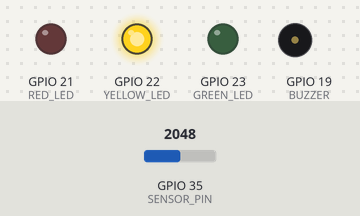
Recording of a sketch running on a simulated ESP32. Parts: output pins drawn as LEDs (lit = HIGH), buzzer (waves = sounding, pin HIGH). The test bench sets the inputs (shaded band); at power-on: GPIO 35 (SENSOR_PIN) = 2048. WiFi joins after 1.5 s; servers stay silent unless stated; web services answer with replies made up by the test bench; what the sketch prints to the serial monitor is not drawn.

Above: at 2.7 s.
2.8 s: GPIO 35 (SENSOR_PIN) set to 2644
4.7 s: GPIO 35 (SENSOR_PIN) set to 2718
At 6.3 s:
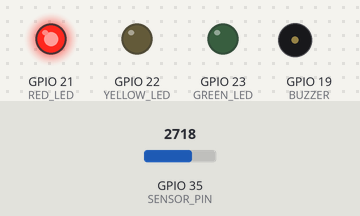
8.8 s: GPIO 35 (SENSOR_PIN) set to 491
At 10.2 s:
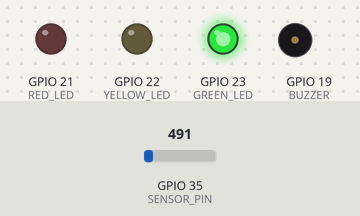
10.7 s: GPIO 35 (SENSOR_PIN) set to 827
12.4 s: GPIO 35 (SENSOR_PIN) set to 927
At 13.8 s:
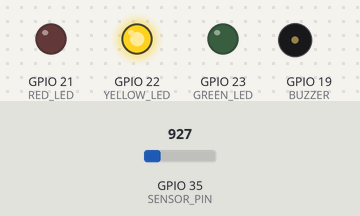
16.5 s: GPIO 35 (SENSOR_PIN) set to 460
At 18.1 s:
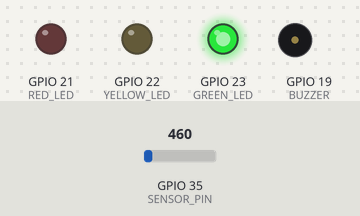
Timing chart, 0 to 19.6 s (numbered marks = the images above; inputs shaded):
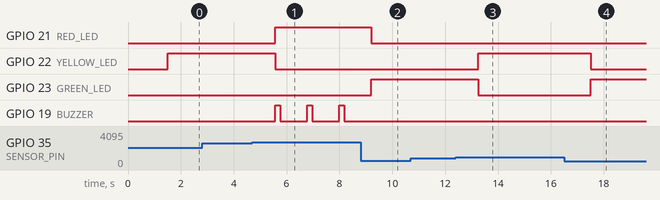

The sketch:

smart_home_energy_monitoring.ino
```cpp
#include <WiFi.h>
#include <HTTPClient.h>

// =====================================================
// WIFI CREDENTIALS
// =====================================================
const char* ssid = "Wokwi-GUEST";
const char* password = "";

// =====================================================
// THINGSPEAK DETAILS
// =====================================================
String apiKey = "LSOSREQUEM282JS9";
const char* server = "http://api.thingspeak.com/update";

// =====================================================
// PIN DEFINITIONS
// =====================================================
#define GREEN_LED 23
#define YELLOW_LED 22
#define RED_LED 21
#define BUZZER 19
#define SENSOR_PIN 35

// =====================================================
// VARIABLES
// =====================================================
float voltage = 230.0;
float current = 0.0;
float power = 0.0;
float energy = 0.0;
float cost = 0.0;

String statusMessage = "";

// Alert Value for ThingSpeak
int alertValue = 0;

// Cost per electricity unit
float ratePerUnit = 8.0;

// Timers
unsigned long previousMillis = 0;
unsigned long lastThingSpeakUpdate = 0;

void setup() {

  Serial.begin(115200);

  // Pin Modes
  pinMode(GREEN_LED, OUTPUT);
  pinMode(YELLOW_LED, OUTPUT);
  pinMode(RED_LED, OUTPUT);
  pinMode(BUZZER, OUTPUT);

  // LEDs OFF initially
  digitalWrite(GREEN_LED, LOW);
  digitalWrite(YELLOW_LED, LOW);
  digitalWrite(RED_LED, LOW);
  digitalWrite(BUZZER, LOW);

  // =====================================================
  // CONNECT TO WIFI
  // =====================================================
  Serial.print("Connecting to WiFi");

  WiFi.begin(ssid, password);

  while (WiFi.status() != WL_CONNECTED) {
    delay(500);
    Serial.print(".");
  }

  Serial.println("\nWiFi Connected Successfully!");
  Serial.print("IP Address: ");
  Serial.println(WiFi.localIP());

  Serial.println("\n====================================");
  Serial.println(" SMART HOME ENERGY MONITORING ");
  Serial.println("====================================");
}

void loop() {

  // =====================================================
  // SENSOR READING
  // =====================================================
  int sensorValue = analogRead(SENSOR_PIN);

  // Convert potentiometer to current (0–10A)
  current = (sensorValue / 4095.0) * 10.0;

  // =====================================================
  // POWER CALCULATION
  // =====================================================

  power = voltage * current;

  // =====================================================
  // ENERGY CALCULATION
  // =====================================================

  unsigned long currentMillis = millis();

  float hoursPassed =
      (currentMillis - previousMillis) / 3600000.0;

  previousMillis = currentMillis;

  energy += (power * hoursPassed) / 1000.0;

  // =====================================================
  // COST CALCULATION
  // =====================================================

  cost = energy * ratePerUnit;

  // =====================================================
  // ALERT LOGIC
  // =====================================================

  // LOW USAGE
  if (power < 500) {

    digitalWrite(GREEN_LED, HIGH);
    digitalWrite(YELLOW_LED, LOW);
    digitalWrite(RED_LED, LOW);
    digitalWrite(BUZZER, LOW);

    statusMessage = "Normal Usage";
    alertValue = 1;
  }

  // MEDIUM USAGE
  else if (power >= 500 && power <= 1500) {

    digitalWrite(GREEN_LED, LOW);
    digitalWrite(YELLOW_LED, HIGH);
    digitalWrite(RED_LED, LOW);
    digitalWrite(BUZZER, LOW);

    statusMessage = "Moderate Usage";
    alertValue = 2;
  }

  // HIGH USAGE
  else {

    digitalWrite(GREEN_LED, LOW);
    digitalWrite(YELLOW_LED, LOW);
    digitalWrite(RED_LED, HIGH);

    // Buzzer Alert
    digitalWrite(BUZZER, HIGH);
    delay(200);
    digitalWrite(BUZZER, LOW);

    statusMessage = "HIGH ENERGY ALERT";
    alertValue = 3;
  }

  // =====================================================
  // SERIAL MONITOR
  // =====================================================

  Serial.println("\n========== ENERGY REPORT ==========");

  Serial.print("Voltage: ");
  Serial.print(voltage);
  Serial.println(" V");

  Serial.print("Current: ");
  Serial.print(current, 2);
  Serial.println(" A");

  Serial.print("Power: ");
  Serial.print(power, 2);
  Serial.println(" W");

  Serial.print("Energy Used: ");
  Serial.print(energy, 4);
  Serial.println(" kWh");

  Serial.print("Estimated Cost: ₹");
  Serial.println(cost, 2);

  Serial.print("Status: ");
  Serial.println(statusMessage);

  Serial.println("===================================");

  // =====================================================
  // SEND DATA TO THINGSPEAK
  // =====================================================

  if (millis() - lastThingSpeakUpdate >= 16000) {

    if (WiFi.status() == WL_CONNECTED) {

      HTTPClient http;

      String url =
        String(server) +
        "?api_key=" + apiKey +
        "&field1=" + String(voltage, 2) +
        "&field2=" + String(current, 2) +
        "&field3=" + String(power, 2) +
        "&field4=" + String(energy, 4) +
        "&field5=" + String(cost, 2) +
        "&field6=" + String(alertValue);

      Serial.println("\nSending Data to ThingSpeak...");
      Serial.println(url);

      http.begin(url);

      int httpResponseCode = http.GET();

      if (httpResponseCode > 0) {
        Serial.print("ThingSpeak Response: ");
        Serial.println(httpResponseCode);
        Serial.println("Data Uploaded Successfully!");
      } else {
        Serial.print("Error Code: ");
        Serial.println(httpResponseCode);
      }

      http.end();
    }

    lastThingSpeakUpdate = millis();
  }

  delay(1000);
}
```

Measured:
- the behaviour switches between 2670 and 2671 on GPIO 35 (SENSOR_PIN) (found by bisection; images 0 and 1)
- the behaviour switches between 890 and 891 on GPIO 35 (SENSOR_PIN) (found by bisection; images 2 and 3)
- after the input at 2.8 s, every drawn part: stays the same
- after the input at 4.7 s, GPIO 21 (RED_LED): LOW → HIGH after 0.87 s; GPIO 22 (YELLOW_LED): HIGH → LOW after 0.87 s; GPIO 19 (BUZZER): alternates HIGH for 0.20 s and LOW for 1.0 s, starting after 0.87 s
- after the input at 8.8 s, GPIO 21 (RED_LED): HIGH → LOW after 0.40 s; GPIO 23 (GREEN_LED): LOW → HIGH after 0.40 s; GPIO 19 (BUZZER): stops changing and stays LOW
- after the input at 10.7 s, every drawn part: stays the same
- after the input at 12.4 s, GPIO 22 (YELLOW_LED): LOW → HIGH after 0.85 s; GPIO 23 (GREEN_LED): HIGH → LOW after 0.85 s
- after the input at 16.5 s, GPIO 22 (YELLOW_LED): HIGH → LOW after 1.0 s; GPIO 23 (GREEN_LED): LOW → HIGH after 1.0 s
